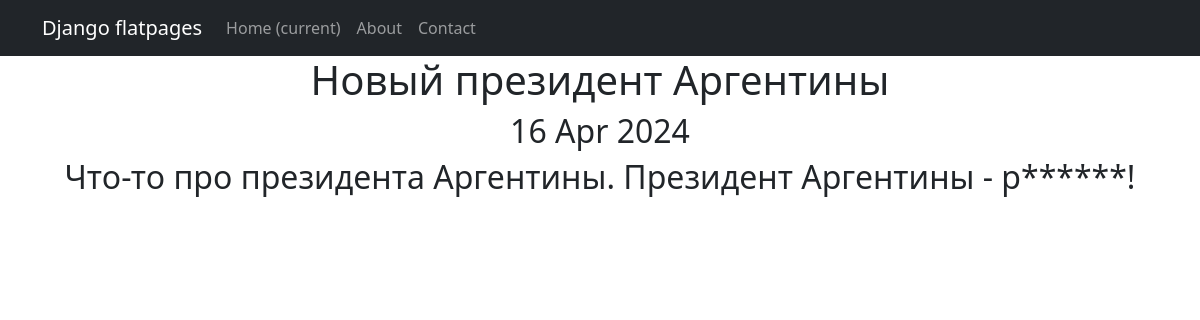
Screenshot of /news/1 with the database file from the repository.
### news/models.py (models this page shows, shortened)
class Post(models.Model):
    author_id = models.ForeignKey(Author, on_delete=models.CASCADE)
    _type = models.CharField(choices=articles_types, max_length=1)
    time_in = models.DateTimeField(auto_now_add=True)
    category = models.ManyToManyField(Category, through='PostCategory')
    heading = models.CharField(max_length=255)
    text_article = models.TextField()
    rating = models.FloatField(default=0.0)

### news/views.py (the view)
# urls.py: path('<int:id>', NewDetail.as_view(), name='article'),
class NewDetail(DetailView):
    model = Post
    template_name = 'post.html'
    context_object_name = 'post'
    pk_url_kwarg = 'id'

### news/templatetags/custom_filters.py (called while the page is built)
@register.filter(name='correct')
def correct(text):
    incorrect_words = ["редиска"]
    for word in incorrect_words:
        ch_words = re.findall(word, text, re.IGNORECASE)
        for ch_word in ch_words:
            text = text.replace(ch_word, f'{ch_word[:1]}' + (len(ch_word[2:]) + 1) * '*')
    return text

### templates/post.html (shortened to what this page needs)
{% extends 'flatpages/default.html' %}
{% load custom_filters %}
{% block content %}
<h1>{{post.heading}}</h1>
<h2>{{ post.time_in|date:'d M Y' }}</h2>
<h2>{{ post.text_article|correct }}</h2>
{% endblock content %}

### rows the page displays
Post: heading "Новый президент Аргентины", time_in "16 Apr 2024", text_article|correct "Что-то про президента Аргентины. Президент Аргентины - р******!"
